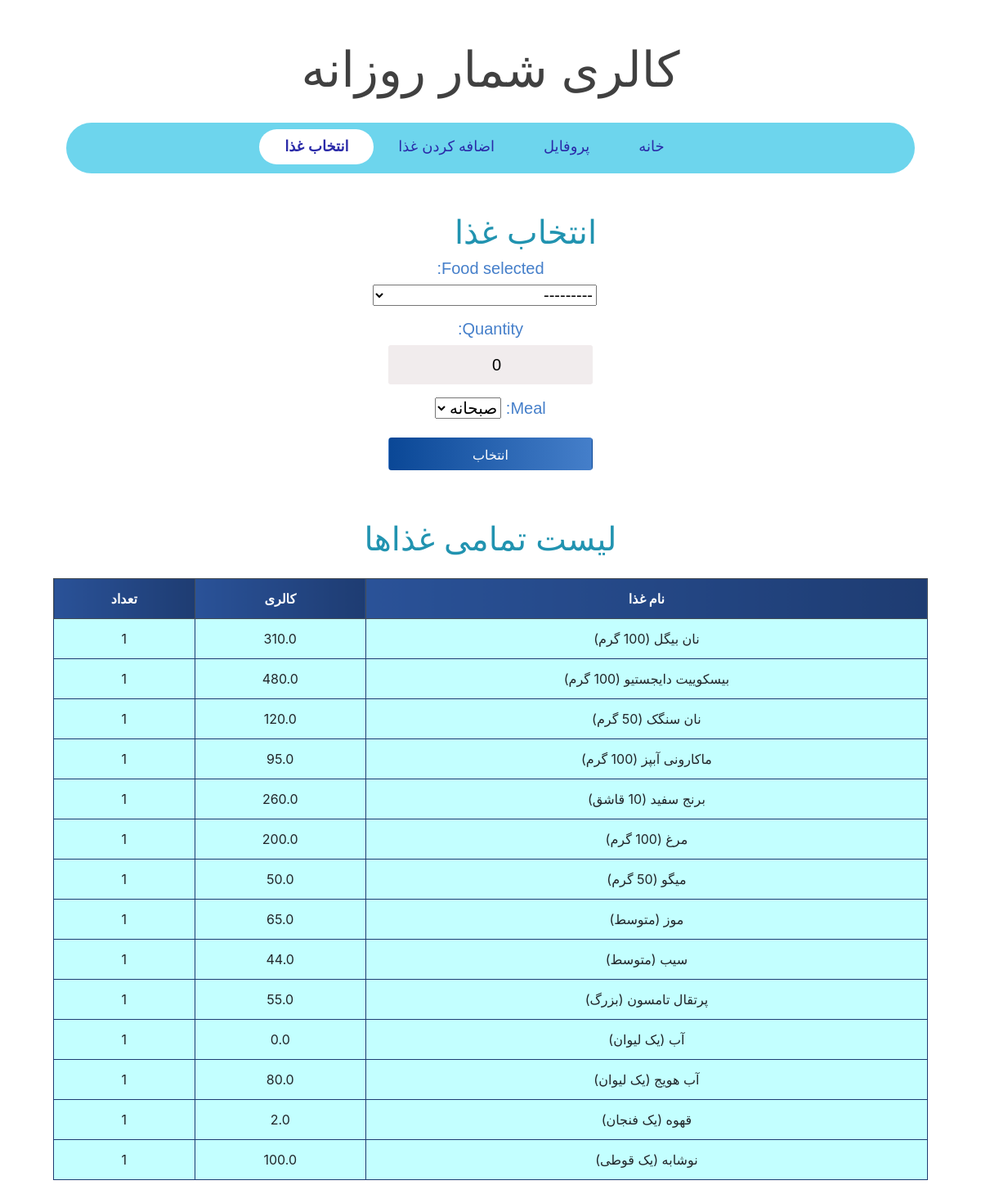
/select_food/ (signed in), run on the app's committed database.
### calories/models.py (models this page shows)
class Food(models.Model):
	name = models.CharField(max_length=200 ,null=False)
	quantity = models.PositiveIntegerField(null=False,default=0)
	calorie = models.FloatField(null=False,default=0)
	person_of = models.ForeignKey(User,null=True,on_delete=models.CASCADE)
	def __str__(self):
		return self.name

### calories/views.py (the view, shortened to what this page needs)
# urls.py: path('select_food/',select_food,name='select_food'),
@login_required
def select_food(request):
	person = Profile.objects.filter(person_of=request.user).last()
	food_items = Food.objects.filter(person_of=request.user)
	form = SelectFoodForm(request.user,instance=person)
	if request.method == 'POST':
		form = SelectFoodForm(request.user,request.POST,instance=person)
		if form.is_valid():
			form.save()
			return redirect('home')
	else:
		form = SelectFoodForm(request.user)
	context = {'form':form,'food_items':food_items}
	return render(request, 'select_food.html',context)

### calories/forms.py
class SelectFoodForm(forms.ModelForm):
    class Meta:
        model = Profile
        fields = ('food_selected','quantity', 'meal')
    def __init__(self, user, *args, **kwargs):
        super(SelectFoodForm, self).__init__(*args, **kwargs)
        self.fields['food_selected'].queryset = Food.objects.filter(person_of=user)

### templates/select_food.html (shortened to what this page needs)
{% extends 'base.html' %}
{% block content %}
    <div class="login mt-0">
        <div class="login-screen">
            <div class="app-title">
                <h1 class="headline">انتخاب غذا</h1>
            </div>
            <form method="POST" action="" class="login-form">
              <h5 class="form-labels">
                {{ form.as_p }}
            </h5>
                <input class="btn login_btn pt-2" type="submit" value="انتخاب">
            </form>
        </div>
    </div>
    <div class="container-fluid">
   <h1 class="headline text-center pb-3">لیست تمامی غذاها </h1>
        <table class="table table-bordered text-center">
            <thead class="thead-dark">
                <tr>
                    <th scope="col">نام غذا</th>
                    <th scope="col">کالری</th>
                    <th scope="col">تعداد</th>
                </tr>
            </thead>
            <tbody>
                {% for food in food_items %}
                <tr>
                    <td>{{ food.name }}</td>
                    <td>{{ food.calorie }}</td>
                    <td>{{ food.quantity }}</td>
                </tr>
                {% endfor %}
            </tbody>
        </table>
     </div>
{% endblock content %}

### templates/base.html (shortened to what this page needs)
<!DOCTYPE html>
{% load static %}
<html>
<head>
	<link href="{% static 'css/base.css' %}" rel="stylesheet">
	<link rel="stylesheet" href="https://stackpath.bootstrapcdn.com/bootstrap/4.5.2/css/bootstrap.min.css">
</head>
<body dir="rtl">
  <a href="{% url 'home' %}"><h1 class="logo text-center">کالری شمار روزانه</h1></a>
<nav id="navbar-primary" class="navbar navbar-expand-lg navbar-default active" role="navigation">
 <div class="container">
            <div class="collapse navbar-collapse" id="resNav">
            <ul class="navbar-nav justify-content-center">
              {% with url_name=request.resolver_match.url_name %}
              <li class="nav-item"><a class="nav-link  {% if url_name == 'home' %} active{% endif %}"href="{% url 'home' %}">خانه</a></li>
              <li class="nav-item"><a class="nav-link {% if url_name == 'profile' %} active{% endif %}"href="{% url 'profile' %}">پروفایل</a></li>
              <li class="nav-item"><a class="nav-link {% if url_name == 'add_food' %} active{% endif %}"href="{% url 'add_food' %}">اضافه کردن غذا</a></li>
              <li class="nav-item"><a class="nav-link {% if url_name == 'select_food' %} active{% endif %}"href="{% url 'select_food' %}">انتخاب غذا</a></li>
              {% endwith %}
            </ul>
            </div>
 </div>
</nav>
        {% block content %}
        {% endblock content %}
</body>
</html>

### static/css/base.css (style rules this page uses)
a { text-decoration:none !important; }
.logo { font-family: 'Arial'; padding-top:0px; padding-bottom:12px; font-size: 60px; color: #404040; }
#navbar-primary.navbar-default .navbar-nav { width: 100%; text-align: center; background: #6dd5ed; border-radius: 100px ; }
#navbar-primary.navbar-default .navbar-nav > li { display: inline-block; float: none; vertical-align: top; padding-top: 8px; padding-bottom: 8px; font-family: 'Arial'; }
#navbar-primary.navbar-default .navbar-nav > li > a { padding-left: 30px; padding-right: 30px; color:#2a2aa8; font-size: 18px; text-decoration:none; }
ul.navbar-nav .nav-item:after { content: ''; display: block; height: 3px; width: 0; transition: width .5s ease, background-color .5s ease; }
.navbar-nav .nav-item > a.active { width: 140px; background: white ; border-radius: 100px ; color: #2a2aa8 !important; text-align: center; font-weight: bolder; display: block; text-decoration: none; }
body { font-family: Arial; background-color: #3498DB; padding: 50px; }
.login { margin: 20px auto; width: 300px; }
.login-screen { background-color: rgb(255, 255, 255); padding: 20px; border-radius: 5px }
.app-title { text-align: center; color: #404040; }
.login-form { text-align: center; }
input { text-align: center; background-color: #f1eced; border: 2px solid transparent; border-radius: 3px; font-size: 16px; font-weight: 200; padding: 10px 0; width: 250px; transition: border .5s; }
.btn { background: #0a4796; background: -webkit-linear-gradient(to right, #0a4796, #457fca); background: linear-gradient(to right, #0a4796, #457fca); color: white !important; font-size: 16px; line-height: 25px; padding: 10px 0; text-decoration: none; text-shadow: none; border-radius: 3px; box-shadow: none; transition: 0.25s; display: block; width: 250px; margin: 0 auto; }
th { background: #2a5298; background: -webkit-linear-gradient(to right, #2a5298, #1e3c72); background: linear-gradient(to right, #2a5298, #1e3c72); }
.headline { text-align: right; font-family: 'Arial'; padding-top:20px; color: #2193b0; color: -webkit-linear-gradient(to right, #6dd5ed, #2193b0); color: linear-gradient(to right, #6dd5ed, #2193b0); }
.table { background-color: rgb(195, 255, 255); color: #ad1818; }
table.table-bordered > thead > tr > th { border:1px solid #1e3c72; }
table.table-bordered > tbody > tr > td { border:1px solid #1e3c72; }
.form-labels { font-family: 'Arial'; color:#457fca; }

### data on the page
Food: name "نان بیگل (100 گرم)", calorie "310.0", quantity "1"
Food: name "بیسکوییت دایجستیو (100 گرم)", calorie "480.0", quantity "1"
Food: name "نان سنگک (50 گرم)", calorie "120.0", quantity "1"
Food: name "ماکارونی آبپز (100 گرم)", calorie "95.0", quantity "1"
Food: name "برنج سفید (10 قاشق)", calorie "260.0", quantity "1"
Food: name "مرغ (100 گرم)", calorie "200.0", quantity "1"
Food: name "میگو (50 گرم)", calorie "50.0", quantity "1"
Food: name "موز (متوسط)", calorie "65.0", quantity "1"
Food: name "سیب (متوسط)", calorie "44.0", quantity "1"
Food: name "پرتقال تامسون (بزرگ)", calorie "55.0", quantity "1"
Food: name "آب (یک لیوان)", calorie "0.0", quantity "1"
Food: name "آب هویج (یک لیوان)", calorie "80.0", quantity "1"
Food: name "قهوه (یک فنجان)", calorie "2.0", quantity "1"
Food: name "نوشابه (یک قوطی)", calorie "100.0", quantity "1"
